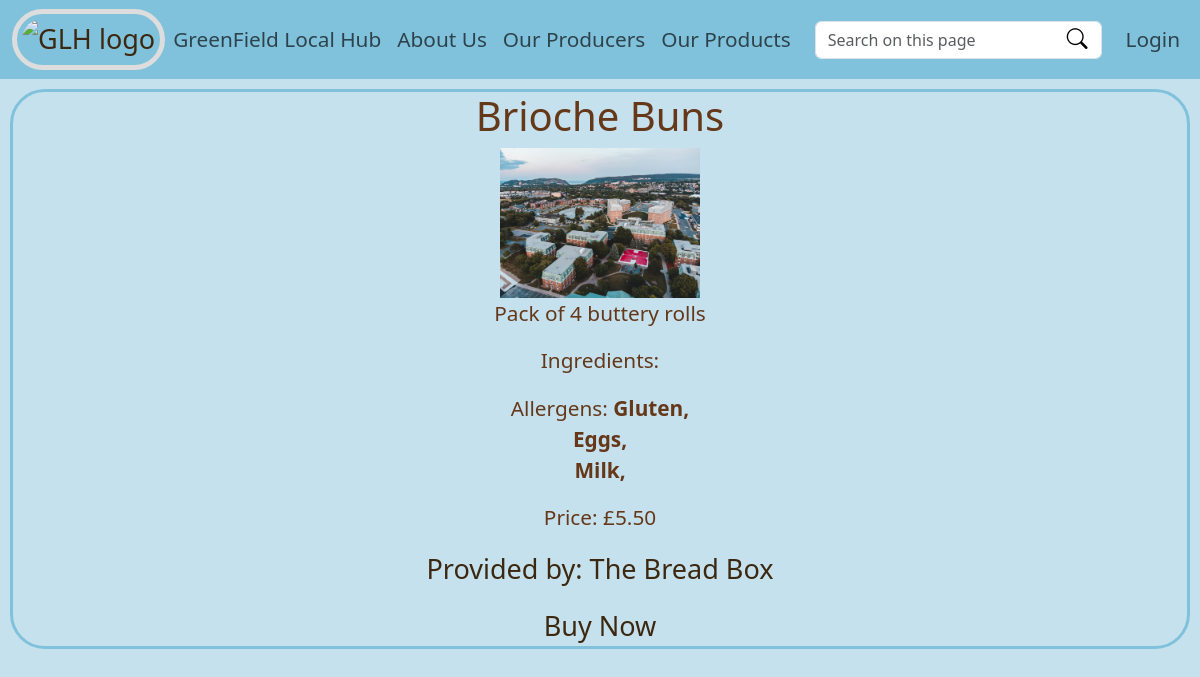
Page /product/3/ on the committed database.
### ProducerProducts/models.py (models this page shows, shortened)
class Product(models.Model):
    producer = models.ForeignKey(ProducerAccount, on_delete=models.CASCADE)
    name = models.CharField(max_length=255)
    description = models.TextField()
    price = models.DecimalField(max_digits=10, decimal_places=2)
    stock = models.PositiveIntegerField()
    ingredients = models.TextField()
    image = models.ImageField(upload_to='Images/')
    product_allergens = models.ManyToManyField(Allergen)

class Allergen(models.Model):
    allergen_name = models.CharField(max_length = 100, unique=True, blank=False)
    def __str__(self):
        return f"{self.allergen_name}"

### UserAccounts/models.py (models this page shows, shortened)
class ProducerAccount(models.Model):
    user = models.OneToOneField(User, on_delete=models.CASCADE)
    store_name = models.CharField(max_length=255)
    description = models.TextField()
    image = models.ImageField(upload_to='Images/', null=True, blank=True)

### GLHApp/views.py (the view)
# urls.py: path('product/<int:pk>/', views.individualProductPage, name='individualProductPage'),
def individualProductPage(request, pk):
    products = get_object_or_404(Product, pk=pk)
    return render(request, 'individualProductPage.html', {'product': products})

### templates/individualProductPage.html
{% extends "base.html" %}
{% block body_block %}
    <div class="block">
        <h1>{{ product.name }}</h1>
        <img src="{{ product.image.url }}" alt="{{ product.name }}" width="200">
        <p>{{ product.description }}</p>
        <p>Ingredients: {{ product.ingredients }}</p>
        <p>Allergens:
        {% for allergen in product.product_allergens.all %}
            <b>{{allergen}}, </b>
        <br>
        {% endfor %}</p>
        <p>Price: £{{ product.price }}</p>
        <p><a href="{% url 'individualProducerPage' product.producer.pk %}">Provided by: {{ product.producer.store_name }}</a></p>
        <a href="{% url 'addProductToUserCart' product.id %}" class="buy-now-button">Buy Now</a>
    </div>
{% endblock %}

### static/CSS/GLHStyles.css (style rules this page uses)
body { background-color: #C5E1ED; color: #65381A; font-size: 1.3em; }
a { color: #3C2810; font-size: 1.3em; text-decoration: none; }
h1 { text-align: center; }
.block { border: 3px solid #80C1DB; border-radius: 35px; margin: 10px; text-align: center; justify-content: center; align-items: center; }

### rows in the picture
Product: name "Brioche Buns", image (placeholder picture), description "Pack of 4 buttery rolls", price "5.50", producer.store_name "The Bread Box"
Allergen: allergen_name "Gluten"
Allergen: allergen_name "Eggs"
Allergen: allergen_name "Milk"
